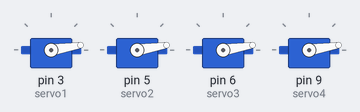
Bench run of a sketch on a simulated Arduino Uno, built with avr-gcc and run on an emulated ATmega328P. Shown: 4 × servo. At 5.5 s the program stops and its outputs stay as they are.

Above: at 0.15 s.
At 0.76 s:
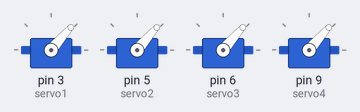
At 1.68 s:
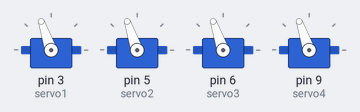
At 2.29 s:
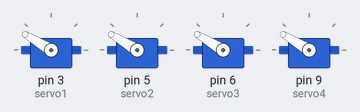
At 2.9 s:
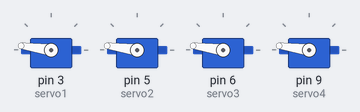
At 5.6 s:
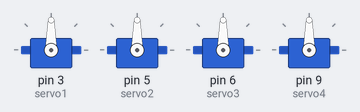
Timing chart, 0 to 7.0 s (numbered marks = the images above):
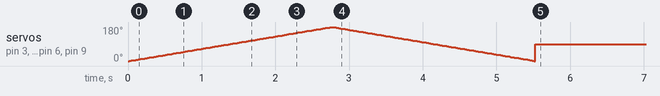

The sketch:

servo4dof1.ino
```cpp
// C++ code
//Include the servo library
#include <Servo.h>

Servo servo1;
Servo servo2;
Servo servo3;
Servo servo4;

//Attach each servo to a specific pwm pin on the Arduino
void setup() {
  servo1.attach(3);
  servo2.attach(5);
  servo3.attach(6);
  servo4.attach(9);
}

void loop() {
  // Run sweep motion for 2 seconds
  unsigned long startTime = millis();
  while (millis() - startTime < 2000) {
    // Move servos from 0 to 180
    for (int pos = 0; pos <= 180; pos += 1) {
      servo1.write(pos);
      servo2.write(pos);
      servo3.write(pos);
      servo4.write(pos);
      delay(15);
    }
    // Move servos back from 180 to 0
    for (int pos = 180; pos >= 0; pos -= 1) {
      servo1.write(pos);
      servo2.write(pos);
      servo3.write(pos);
      servo4.write(pos);
      delay(15);
    }
  }

  // After 2 seconds hold all servos at 90 degrees
  servo1.write(90);
  servo2.write(90);
  servo3.write(90);
  servo4.write(90);

  // Stop the loop permanenntly
  while (true);
}
```
